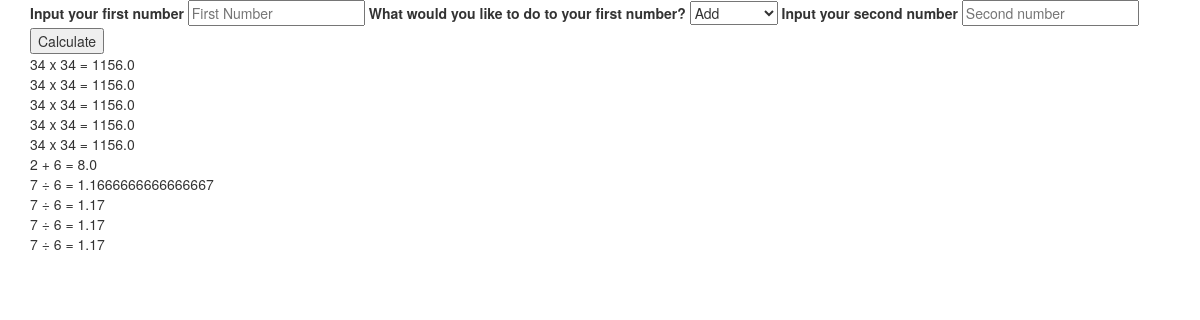
Before: / with the older database file.
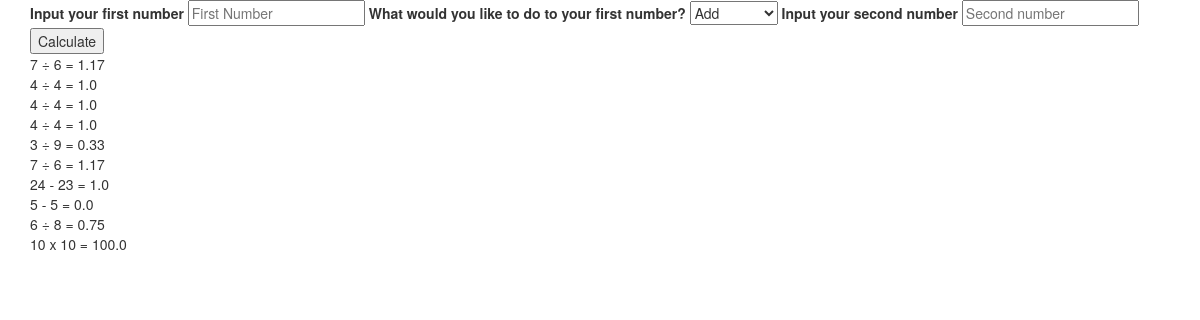
After: the same page with the newer database file.
### webapp/models.py (models this page shows, shortened)
class Op(db.Model):
    id = db.Column(db.Integer, primary_key = True)
    result = db.Column(db.String(300), nullable=False, unique=False)

### webapp/routes.py (the view)
@app.route('/')
def home():
    all_ops = Op.query.all()[-10:]
    return render_template('home.html', all_ops = all_ops)

### webapp/templates/home.html (shortened to what this page needs)
{% extends 'base.html' %}
{% block content %}
<div class="container">
    <form action="/send" method="POST">
        <label for="First Number">Input your first number</label>
        <input type="text" placeholder="First Number" name="i">
        <label for="Operation">What would you like to do to your first number?</label>
        <select name="operation">
            <option value="add">Add</option>
        </select>
        <label for="Second Number">Input your second number</label>
        <input type="text" placeholder="Second number" name="ii">
        <input type="submit" value="Calculate">
        <div class="result">
            {% for op in all_ops %}
                <div>{{ op.result }}</div>
            {% endfor %}
        </div>
    </form>
</div>
{% endblock %}

Changed rows visible on the page:
no longer on this page (row unchanged): Op: result "34 x 34 = 1156.0"
no longer on this page (row unchanged): Op: result "34 x 34 = 1156.0"
no longer on this page (row unchanged): Op: result "34 x 34 = 1156.0"
no longer on this page (row unchanged): Op: result "34 x 34 = 1156.0"
no longer on this page (row unchanged): Op: result "34 x 34 = 1156.0"
no longer on this page (row unchanged): Op: result "2 + 6 = 8.0"
no longer on this page (row unchanged): Op: result "7 ÷ 6 = 1.1666666666666667"
no longer on this page (row unchanged): Op: result "7 ÷ 6 = 1.17"
added Op: result "4 ÷ 4 = 1.0"
added Op: result "4 ÷ 4 = 1.0"
added Op: result "4 ÷ 4 = 1.0"
added Op: result "3 ÷ 9 = 0.33"
added Op: result "24 - 23 = 1.0"
added Op: result "5 - 5 = 0.0"
added Op: result "6 ÷ 8 = 0.75"
added Op: result "10 x 10 = 100.0"
